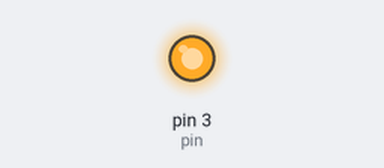
Recording of a sketch running on a simulated Arduino Uno, built with avr-gcc and run on an emulated ATmega328P. On the bench: output pins drawn as LEDs (lit = HIGH).

Above: at 0.09 s.
At 3.2 s:
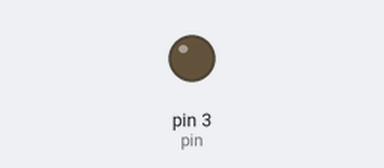
Timing chart, 0 to 7.5 s (numbered marks = the images above):
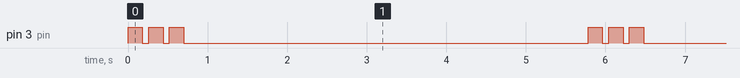

Measured:
- by itself, pin 3 (pin): repeats every 5.8 s: 2 × (LOW 0.08 s, HIGH 0.18 s), LOW 5.1 s, HIGH 0.18 s
- by itself, everything shown: repeats every 5.8 s, in 6 steps

The sketch:

Buzzer_1.ino
```cpp
const int pin = 3;

void setup() {
  pinMode(pin, OUTPUT);
}

void loop() {
  for(int i = 0; i < 3; i++)
  {
    digitalWrite(pin, HIGH);
    delay(180);
    digitalWrite(pin, LOW);
    delay(80);
  }
  delay(5000);
}
```
